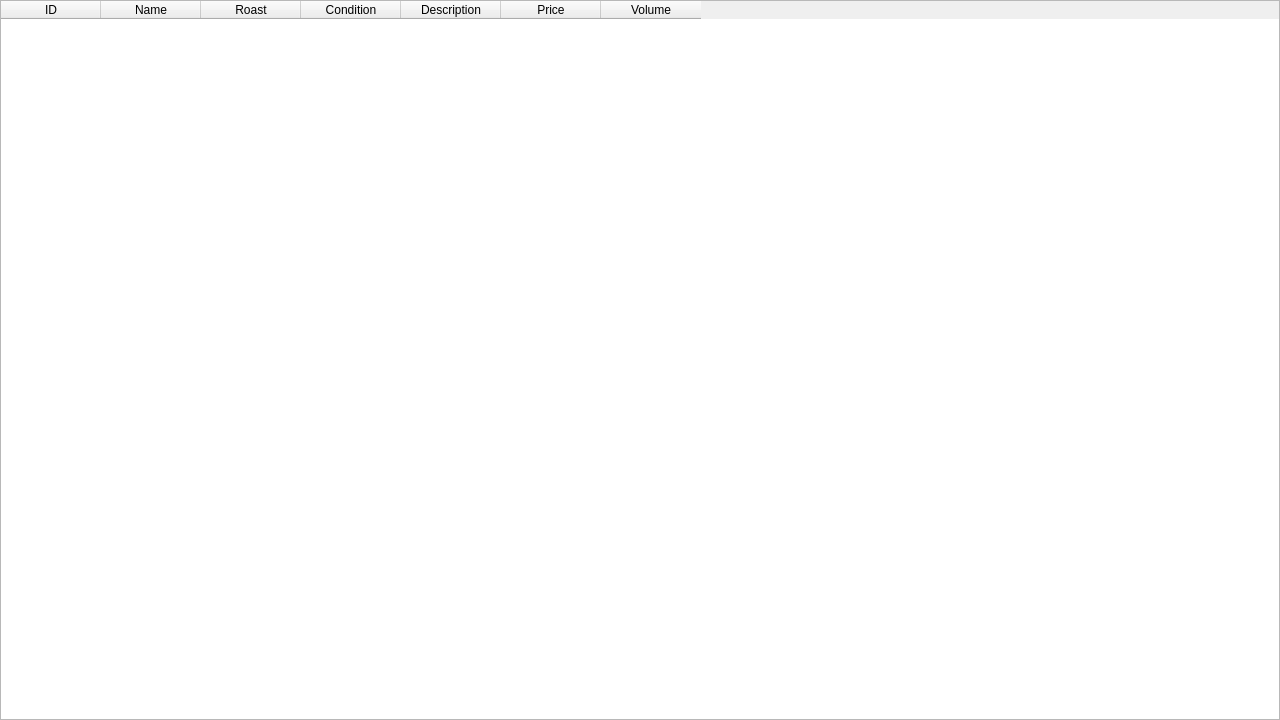
<?xml version="1.0" encoding="UTF-8"?>
<ui version="4.0">
 <class>Form</class>
 <widget class="QWidget" name="Form">
  <property name="geometry">
   <rect>
    <x>0</x>
    <y>0</y>
    <width>1280</width>
    <height>720</height>
   </rect>
  </property>
  <property name="windowTitle">
   <string>Form</string>
  </property>
  <widget class="QTableWidget" name="table">
   <property name="geometry">
    <rect>
     <x>0</x>
     <y>0</y>
     <width>1280</width>
     <height>720</height>
    </rect>
   </property>
   <column>
    <property name="text">
     <string>ID</string>
    </property>
   </column>
   <column>
    <property name="text">
     <string>Name</string>
    </property>
   </column>
   <column>
    <property name="text">
     <string>Roast</string>
    </property>
   </column>
   <column>
    <property name="text">
     <string>Condition</string>
    </property>
   </column>
   <column>
    <property name="text">
     <string>Description</string>
    </property>
   </column>
   <column>
    <property name="text">
     <string>Price</string>
    </property>
   </column>
   <column>
    <property name="text">
     <string>Volume</string>
    </property>
   </column>
  </widget>
 </widget>
 <resources/>
 <connections/>
</ui>
